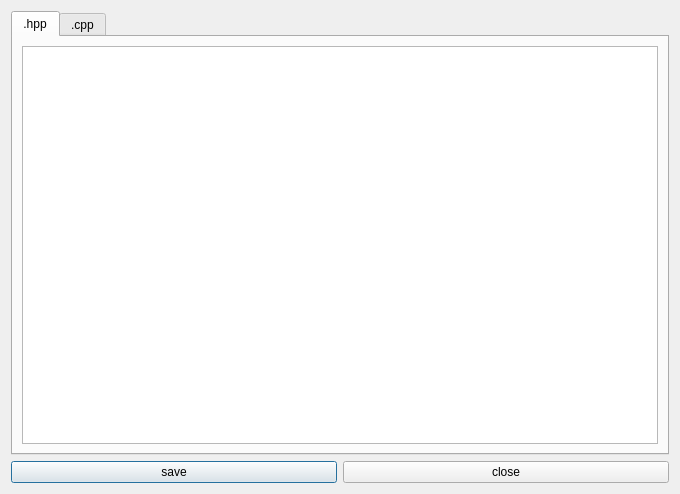
<?xml version="1.0" encoding="UTF-8"?>
<ui version="4.0">
 <class>OutputWindow</class>
 <widget class="QDialog" name="OutputWindow">
  <property name="geometry">
   <rect>
    <x>0</x>
    <y>0</y>
    <width>680</width>
    <height>494</height>
   </rect>
  </property>
  <property name="windowTitle">
   <string>Dialog</string>
  </property>
  <layout class="QVBoxLayout" name="verticalLayout">
   <item>
    <widget class="QTabWidget" name="tabWidget">
     <property name="currentIndex">
      <number>0</number>
     </property>
     <widget class="QWidget" name="hppTab">
      <attribute name="title">
       <string>.hpp</string>
      </attribute>
      <layout class="QVBoxLayout" name="verticalLayout_2">
       <item>
        <widget class="QTextEdit" name="hppOutput"/>
       </item>
      </layout>
     </widget>
     <widget class="QWidget" name="cppTab">
      <attribute name="title">
       <string>.cpp</string>
      </attribute>
      <layout class="QVBoxLayout" name="verticalLayout_3">
       <item>
        <widget class="QTextEdit" name="cppOutput"/>
       </item>
      </layout>
     </widget>
    </widget>
   </item>
   <item>
    <layout class="QHBoxLayout" name="horizontalLayout">
     <item>
      <widget class="QPushButton" name="saveButton">
       <property name="text">
        <string>save</string>
       </property>
      </widget>
     </item>
     <item>
      <widget class="QPushButton" name="closeButton">
       <property name="text">
        <string>close</string>
       </property>
      </widget>
     </item>
    </layout>
   </item>
  </layout>
 </widget>
 <resources/>
 <connections>
  <connection>
   <sender>closeButton</sender>
   <signal>clicked()</signal>
   <receiver>OutputWindow</receiver>
   <slot>accept()</slot>
   <hints>
    <hint type="sourcelabel">
     <x>506</x>
     <y>472</y>
    </hint>
    <hint type="destinationlabel">
     <x>339</x>
     <y>246</y>
    </hint>
   </hints>
  </connection>
  <connection>
   <sender>saveButton</sender>
   <signal>clicked()</signal>
   <receiver>OutputWindow</receiver>
   <slot>accept()</slot>
   <hints>
    <hint type="sourcelabel">
     <x>163</x>
     <y>473</y>
    </hint>
    <hint type="destinationlabel">
     <x>5</x>
     <y>455</y>
    </hint>
   </hints>
  </connection>
 </connections>
</ui>
